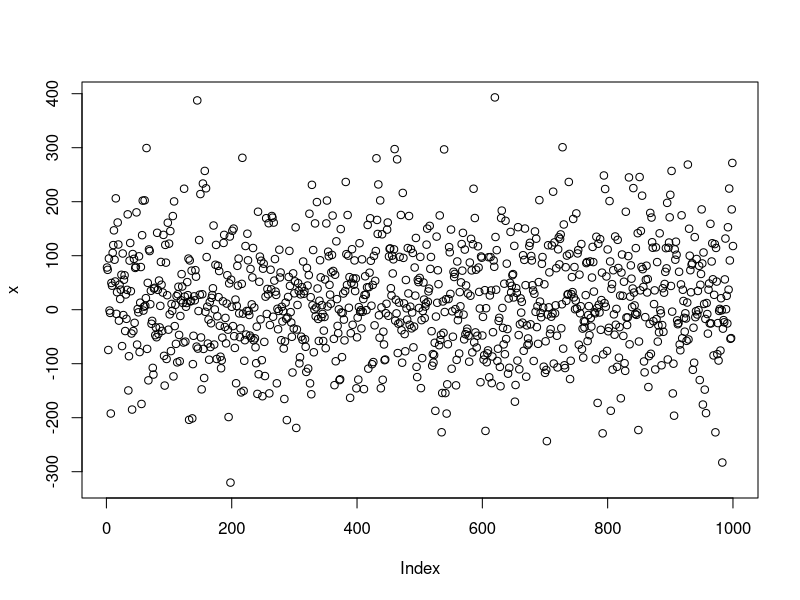
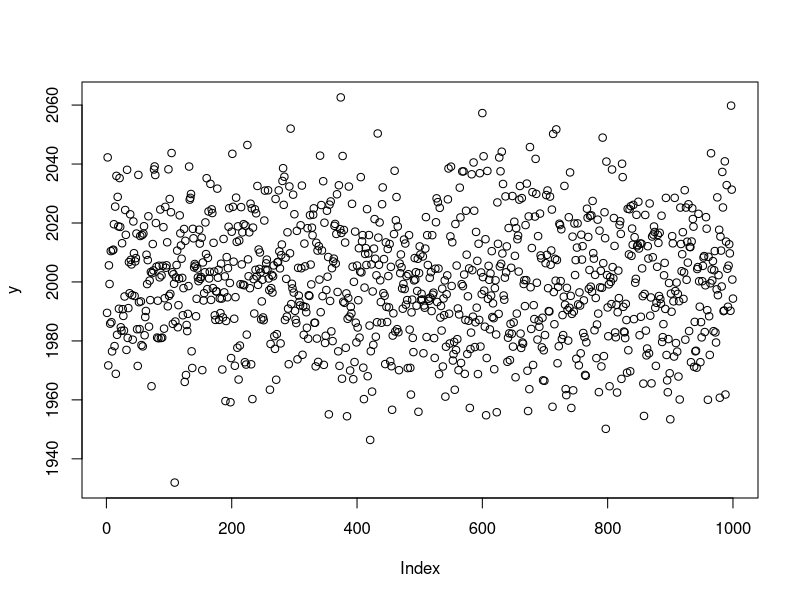

Write the R code that produced these figures, in order.
# My first Code

x <- rnorm(1000, 20, 100)
plot(x)

# Here is some othe code
m <- 20
s <- 100
y <- rnorm(1000)
y <- (y+s)*m

plot(y)
